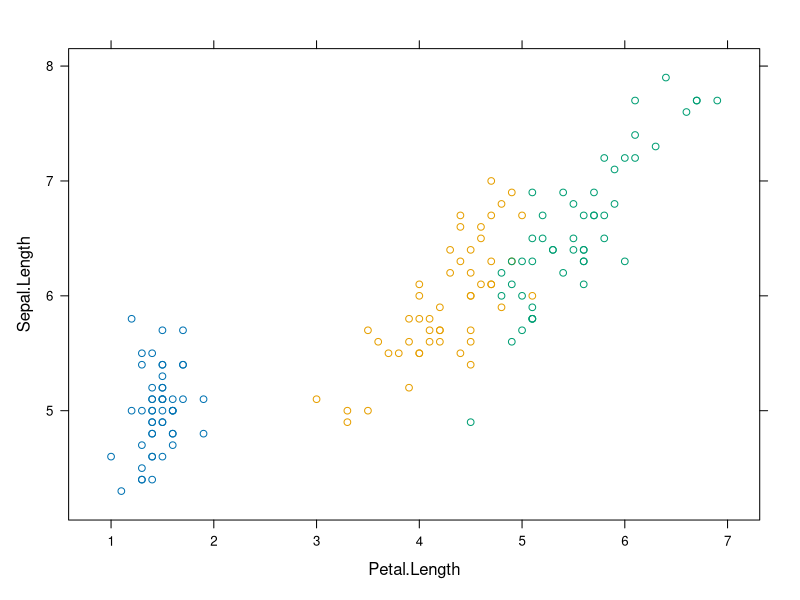
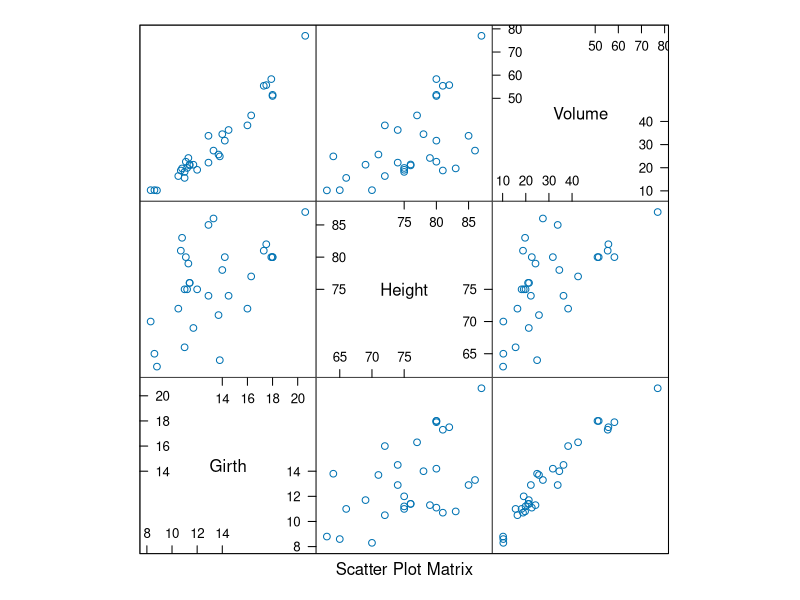
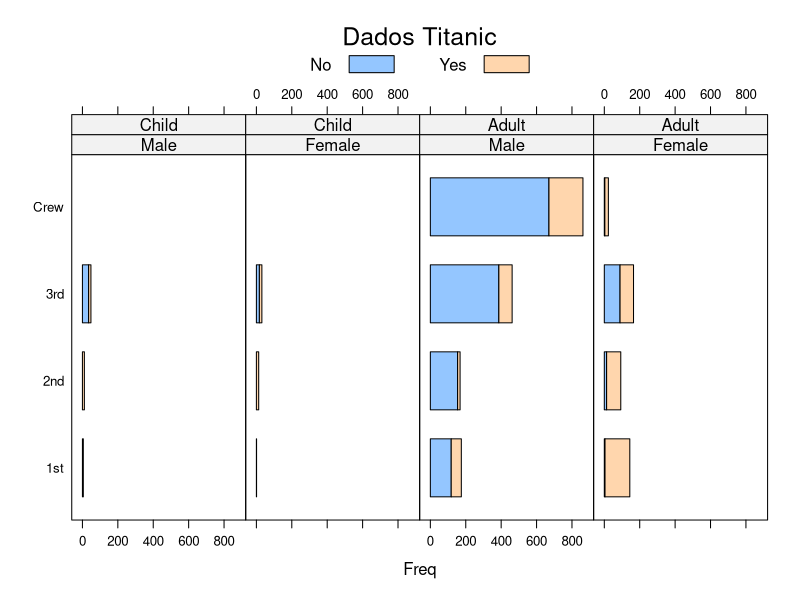
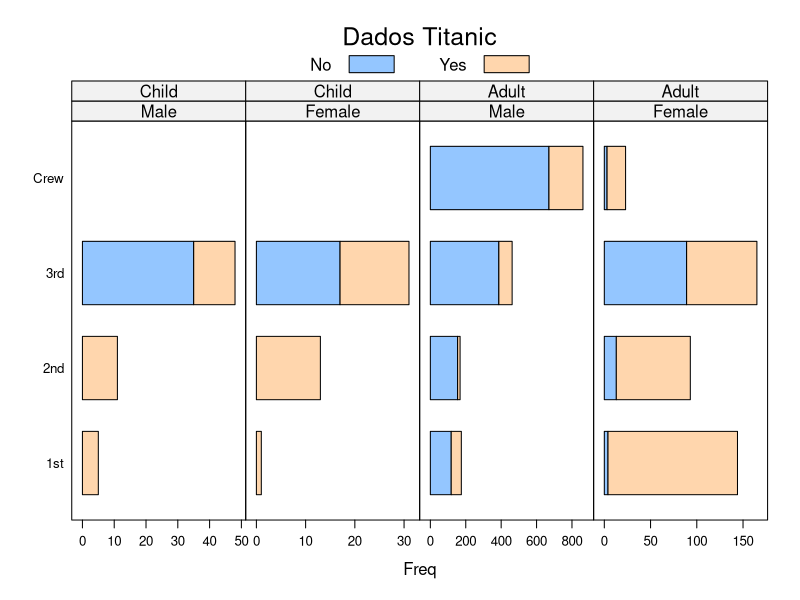
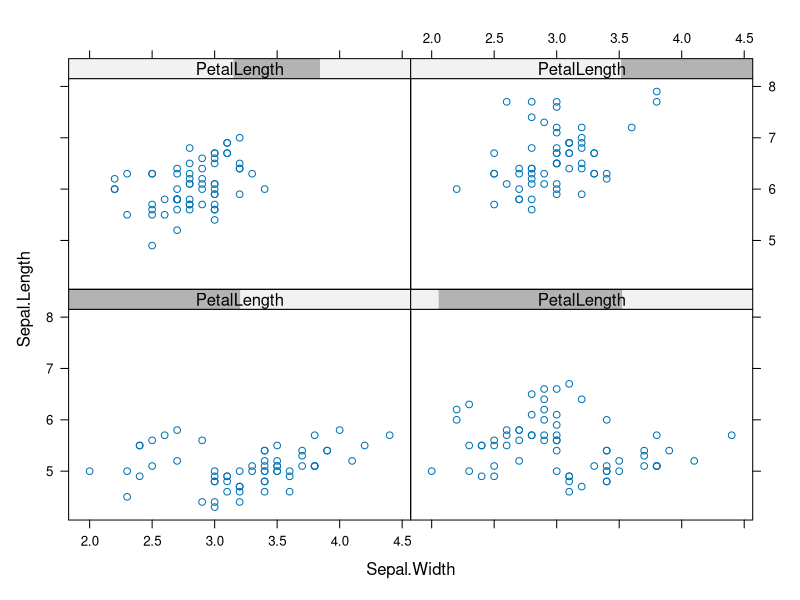
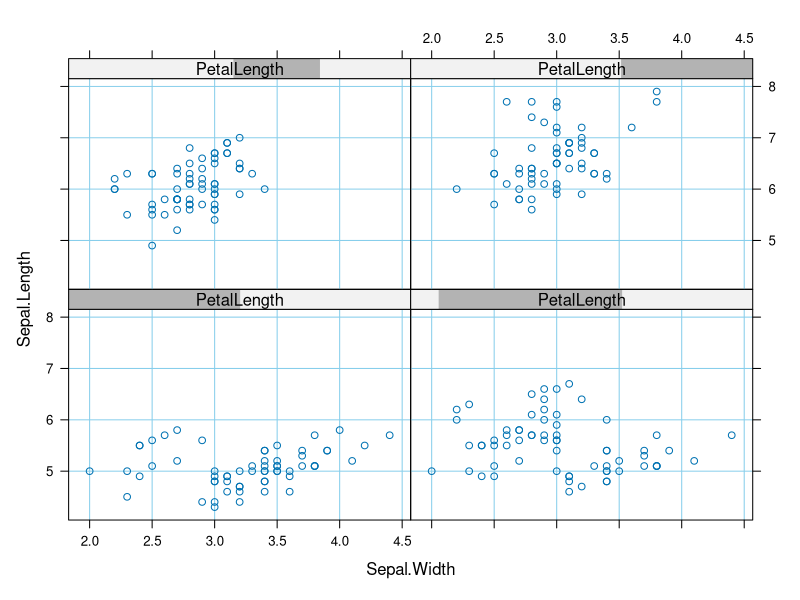
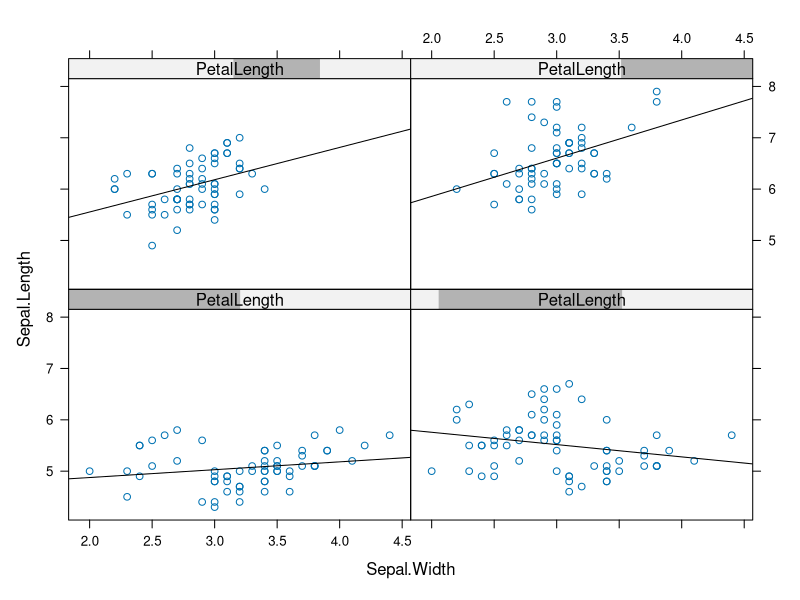
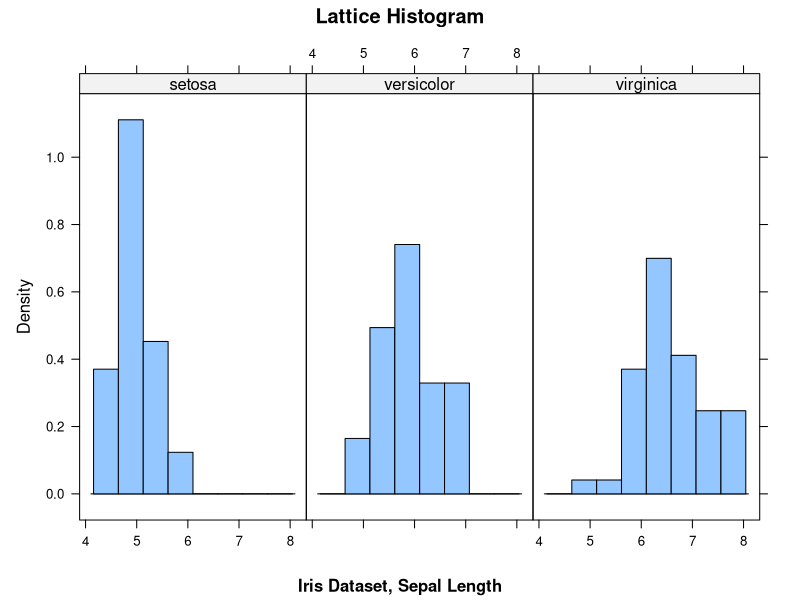

Source code (R) for these figures, in order:
# Lattice
install.packages('lattice')
library(lattice)

xyplot(data = iris, groups = Species, Sepal.Length ~ Petal.Length)

# Scatterplot
splom(trees)

?Titanic

barchart(Class ~ Freq | Sex + Age, data = as.data.frame(Titanic),
         groups = Survived, stack = T, layout = c(4, 1),
         auto.key = list(title = 'Dados Titanic', columns = 2))

barchart(Class ~ Freq | Sex + Age, data = as.data.frame(Titanic),
         groups = Survived, stack = T, layout = c(4, 1),
         auto.key = list(title = 'Dados Titanic', columns = 2),
         scales = list(x = 'free'))

x = equal.count(rivers)
x

PetalLength <- equal.count(iris$Petal.Length, 4)
PetalLength

xyplot(Sepal.Length~Sepal.Width | PetalLength, data=iris)


xyplot(Sepal.Length~Sepal.Width | PetalLength, data=iris,
       panel = function(...){
         panel.grid(h = -1, v = -1, col.line = 'skyblue')
         panel.xyplot(...)
       })


xyplot(Sepal.Length~Sepal.Width | PetalLength, data=iris,
       panel = function(x,y,...){
         panel.xyplot(x,y,...)
         mylm <- lm(y~x)
         panel.abline(mylm)
       })


histogram(~Sepal.Length | Species, xlab='',
          data=iris, layout=c(3,1), type='density',
          main='Lattice Histogram', sub='Iris Dataset, Sepal Length')


qqmath(~Sepal.Length | Species, data = iris, distribution = qunif)

# Boxplot
bwplot(Species~Sepal.Length, data=iris)

# Violinplot
bwplot(Species~Sepal.Length, data=iris,
       panel = panel.violin)

par(mfrow=c(1,3))

cyls <- split(mtcars, mtcars$cyl)
for (ii in 1:length(cyls)) {
  tmpdf <- cyls[[ii]]
  sname <- names(cyls)[ii]
  plot(tmpdf$wt, tmpdf$mpg,
       main = paste('MPG vs Wt', sname, 'Cyl'),
       ylim = c(0,40), xlab = 'Wt / 1,000',
       ylab = 'MPG', pch=19, col='blue')
  grid()
}

